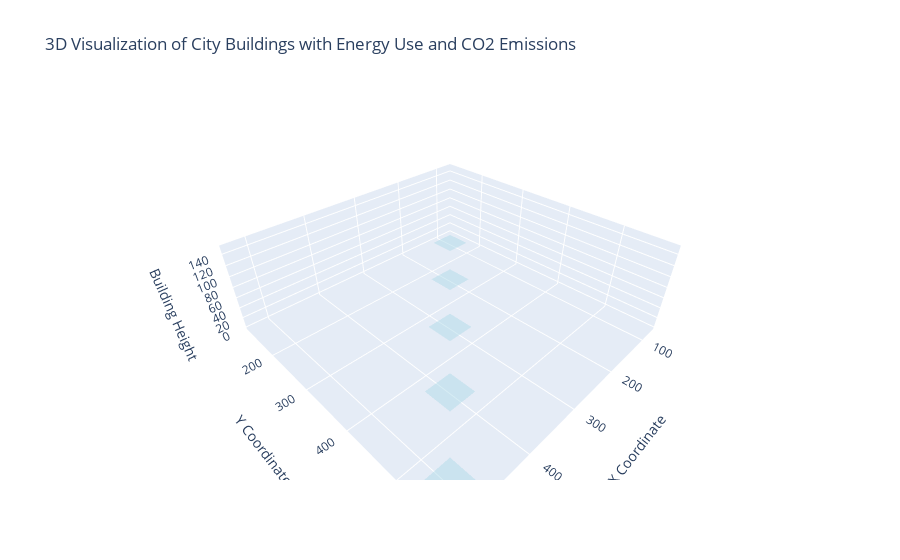

The code cell stored with this chart in its notebook:
### Code cell
import plotly.graph_objs as go
import pandas as pd

# 示例数据：建筑物的坐标、面积、高度、能耗强度、碳排放
buildings = pd.DataFrame({
    'Building_ID': [1, 2, 3, 4, 5],
    'X_Coordinate': [100, 200, 300, 400, 500],
    'Y_Coordinate': [150, 250, 350, 450, 550],
    'Height': [50, 100, 150, 100, 50],  # 建筑高度
    'Area_m2': [1000, 1500, 2000, 1500, 1000],
    'EUI_kWh_m2': [200, 180, 220, 210, 190],  # 能耗强度
    'CO2_Emission_kg': [5000, 7500, 10000, 7500, 5000]  # 碳排放量
})

# 创建Mesh3d对象，展示建筑物的体积
traces = []
for i in range(len(buildings)):
    x_base = [buildings['X_Coordinate'][i] - 25, buildings['X_Coordinate'][i] + 25] * 2
    y_base = [buildings['Y_Coordinate'][i] - 25] * 2 + [buildings['Y_Coordinate'][i] + 25] * 2
    z_base = [0, 0, 0, 0]
    
    x_top = [buildings['X_Coordinate'][i] - 25, buildings['X_Coordinate'][i] + 25] * 2
    y_top = [buildings['Y_Coordinate'][i] - 25] * 2 + [buildings['Y_Coordinate'][i] + 25] * 2
    z_top = [buildings['Height'][i]] * 4
    
    trace = go.Mesh3d(
        x=x_base + x_top,
        y=y_base + y_top,
        z=z_base + z_top,
        color='lightblue',
        opacity=0.5,
        hoverinfo='text',
        text=f"EUI: {buildings['EUI_kWh_m2'][i]} kWh/m²<br>CO2: {buildings['CO2_Emission_kg'][i]} kg"
    )
    traces.append(trace)

layout = go.Layout(
    title='3D Visualization of City Buildings with Energy Use and CO2 Emissions',
    scene=dict(
        xaxis=dict(title='X Coordinate'),
        yaxis=dict(title='Y Coordinate'),
        zaxis=dict(title='Building Height')
    )
)

fig = go.Figure(data=traces, layout=layout)
fig.show()

### Figure 1 — Plotly figure (JSON) as saved in the notebook; plotly's stock layout.template omitted (floating-point values rounded to 4 significant figures)
{"data": [{"color": "lightblue", "hoverinfo": "text", "opacity": 0.5, "text": "EUI: 200 kWh/m²<br>CO2: 5000 kg", "type": "mesh3d", "x": [75, 125, 75, 125, 75, 125, 75, 125], "y": [125, 125, 175, 175, 125, 125, 175, 175], "z": [0, 0, 0, 0, 50, 50, 50, 50]}, {"color": "lightblue", "hoverinfo": "text", "opacity": 0.5, "text": "EUI: 180 kWh/m²<br>CO2: 7500 kg", "type": "mesh3d", "x": [175, 225, 175, 225, 175, 225, 175, 225], "y": [225, 225, 275, 275, 225, 225, 275, 275], "z": [0, 0, 0, 0, 100, 100, 100, 100]}, {"color": "lightblue", "hoverinfo": "text", "opacity": 0.5, "text": "EUI: 220 kWh/m²<br>CO2: 10000 kg", "type": "mesh3d", "x": [275, 325, 275, 325, 275, 325, 275, 325], "y": [325, 325, 375, 375, 325, 325, 375, 375], "z": [0, 0, 0, 0, 150, 150, 150, 150]}, {"color": "lightblue", "hoverinfo": "text", "opacity": 0.5, "text": "EUI: 210 kWh/m²<br>CO2: 7500 kg", "type": "mesh3d", "x": [375, 425, 375, 425, 375, 425, 375, 425], "y": [425, 425, 475, 475, 425, 425, 475, 475], "z": [0, 0, 0, 0, 100, 100, 100, 100]}, {"color": "lightblue", "hoverinfo": "text", "opacity": 0.5, "text": "EUI: 190 kWh/m²<br>CO2: 5000 kg", "type": "mesh3d", "x": [475, 525, 475, 525, 475, 525, 475, 525], "y": [525, 525, 575, 575, 525, 525, 575, 575], "z": [0, 0, 0, 0, 50, 50, 50, 50]}], "layout": {"scene": {"xaxis": {"title": {"text": "X Coordinate"}}, "yaxis": {"title": {"text": "Y Coordinate"}}, "zaxis": {"title": {"text": "Building Height"}}}, "title": {"text": "3D Visualization of City Buildings with Energy Use and CO2 Emissions"}}}
